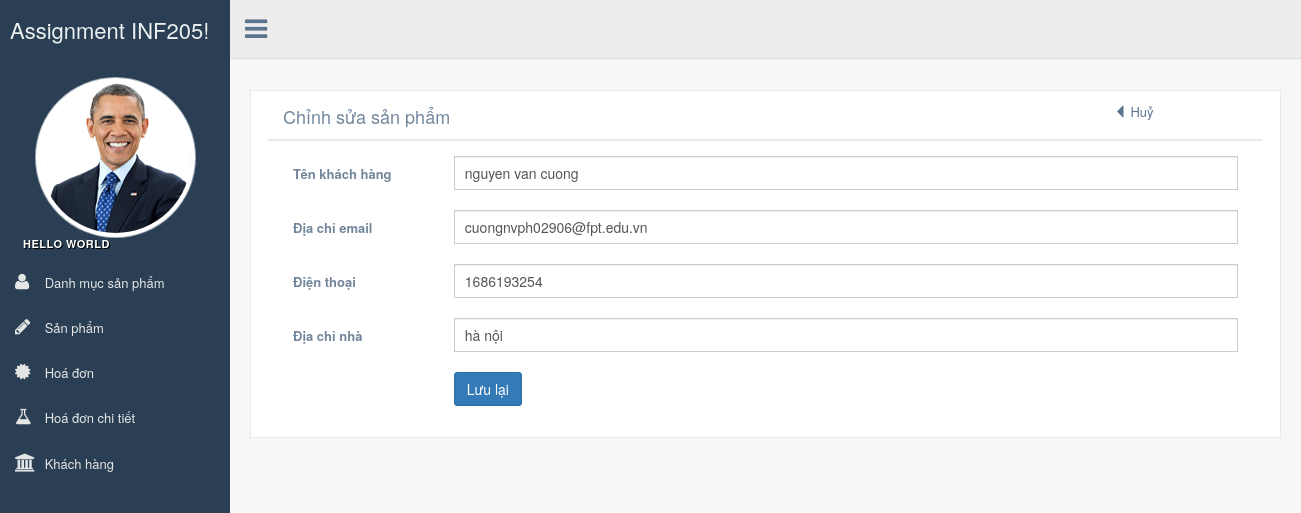
/custommer/editcustommer.php?id=1, run on the app's committed database.
### tables this page shows
CREATE TABLE `custommers` (
  `id` int(11) NOT NULL,
  `name` varchar(255) DEFAULT NULL,
  `email` varchar(255) DEFAULT NULL,
  `phone` int(11) DEFAULT NULL,
  `address` varchar(255) DEFAULT NULL
);

### custommer/editcustommer.php (the view, shortened to what this page needs)
<!DOCTYPE html>
<html lang="vi">
<head>
  <link href="../css/bootstrap.min.css" rel="stylesheet">
  <link href="../fonts/css/font-awesome.min.css" rel="stylesheet">
  <link href="../css/animate.min.css" rel="stylesheet">
  <link href="../css/custom.css" rel="stylesheet">
</head>
<body class="nav-md">
  <div class="container body">
    <div class="main_container">
      <div class="col-md-3 left_col">
        <div class="left_col scroll-view">
          <div class="navbar nav_title" style="border: 0;">
            <a href="index.html" class="site_title"><span>Assignment INF205!</span></a>
          </div>
          <div class="profile">
            <div class="profile_pic">
              <img src="../images/logo.png" alt="..." class="img-circle profile_img">
            </div>
          </div>
          <br />
          <div id="sidebar-menu" class="main_menu_side hidden-print main_menu">
            <div class="menu_section">
              <h3> Hello world</h3>
              <ul class="nav side-menu">
                <li><a href="../catproduct/catproduct.php"><i class="fa fa-user"></i> Danh mục sản phẩm </a></li>
                <li ><a href="../product/product.php"><i class="fa fa-pencil"></i> Sản phẩm </a></li>
                <li><a href="../order/order.php"><i class="fa fa-certificate"></i> Hoá đơn </a></li>
                <li><a href="../order_detail/order_detail.php"><i class="fa fa-flask"></i> Hoá đơn chi tiết </a></li>
                <li  class="active"><a href="../custommer/custommer.php"><i class="fa fa-university"></i> Khách hàng </a></li>
              </ul>
            </div>
          </div>
        </div>
      </div>
      <div class="top_nav">
        <div class="nav_menu">
          <nav class="" role="navigation">
            <div class="nav toggle">
              <a id="menu_toggle"><i class="fa fa-bars"></i></a>
            </div>
          </nav>
        </div>
      </div>
      <div class="right_col" role="main">
        <div class="">
          <div class="page-title">
            <div class="title_right">
              <div class="col-md-5 col-sm-5 col-xs-12 form-group pull-right top_search">
              </div>
            </div>
          </div>
          <div class="clearfix"></div>
          <div class="row">
            <div class="col-md-12 col-sm-12 col-xs-12">
                <div class="x_panel">
                    <div class="x_title col-md-12 col-xs-12 col-md-12">
                        <div class="col-md-10">
                            <h2>Chỉnh sửa sản phẩm</h2>
                            <div class="clearfix"></div>
                        </div>
                        <div class="col-md-2">
                            <div class="col-md-6">
                                <a href="custommer.php"><i class="glyphicon glyphicon-triangle-left"></i> Huỷ</a>
                            </div>
                        </div>
                    </div>
                    <div class="x_content">
                    <?php
                    include_once('../ketnoi.php');
                    if (isset($_GET['id'])){
                    $ma=$_GET['id'];
                    $sql="select * from custommers where id='$ma'";
                    $result=$db->query($sql);
                    foreach($result as $row){
                     $name=$row['name'];
                     $email=$row['email'];
                     $phone=$row['phone'];
                     $address=$row['address'];
                     }
                    ?>
                      <form action="reeditcustommer.php" method="post">
                        <div class="form-group col-md-12" style="margin-bottom: 20px;">
                          <label for="idtitle" class="control-label col-md-2 col-sm-2 col-xs-12" style="padding-top: 8px;">Tên khách hàng</label>
                          <div class="col-md-10 col-sm-10 col-xs-10">
                              <div class="input text">
                                <input name="txtname" class="form-control col-md-7 col-xs-12" type="text" id="" value="<?php echo $name; ?>">
                              </div>
                          </div>
                        </div>
                        <div class="form-group col-md-12" style="margin-bottom: 20px;">
                          <label for="idtitle" class="control-label col-md-2 col-sm-2 col-xs-12" style="padding-top: 8px;">Địa chỉ email</label>
                          <div class="col-md-10 col-sm-10 col-xs-10">
                              <div class="input text">
                                <input name="txtemail" class="form-control col-md-7 col-xs-12" type="text" id="" value="<?php echo $email; ?>">
                              </div>
                          </div>
                        </div>
                        <div class="form-group col-md-12" style="margin-bottom: 20px;">
                          <label for="idtitle" class="control-label col-md-2 col-sm-2 col-xs-12" style="padding-top: 8px;">Điện thoại</label>
                          <div class="col-md-10 col-sm-10 col-xs-10">
                              <div class="input text">
                                <input name="txtphone" class="form-control col-md-7 col-xs-12" type="text" id="" value="<?php echo $phone; ?>">
                              </div>
                          </div>
                        </div>
                        <div class="form-group col-md-12" style="margin-bottom: 20px;">
                          <label for="idtitle" class="control-label col-md-2 col-sm-2 col-xs-12" style="padding-top: 8px;">Địa chỉ nhà</label>
                          <div class="col-md-10 col-sm-10 col-xs-10">
                              <div class="input text">
                                <input name="txtaddress" class="form-control col-md-7 col-xs-12" type="text" id="" value="<?php echo $address; ?>">
                              </div>
                          </div>
                        </div>
                        <div class="form-group col-md-12">
                          <div class="col-md-12 col-sm-12 col-xs-12 col-md-offset-2">
                            <input type="submit" name="btnedit" class="btn btn-primary" value="Lưu lại">
                          </div>
                        </div>
                      </form>
                      <?php } ?>
                    </div>
                </div>
            </div>
          </div>
        </div>
      </div>
    </div>
  </div>
</body>
</html>

### data on the page
custommers: txtname "nguyen van cuong", txtemail "cuongnvph02906@fpt.edu.vn", txtphone "1686193254", txtaddress "hà nội"
